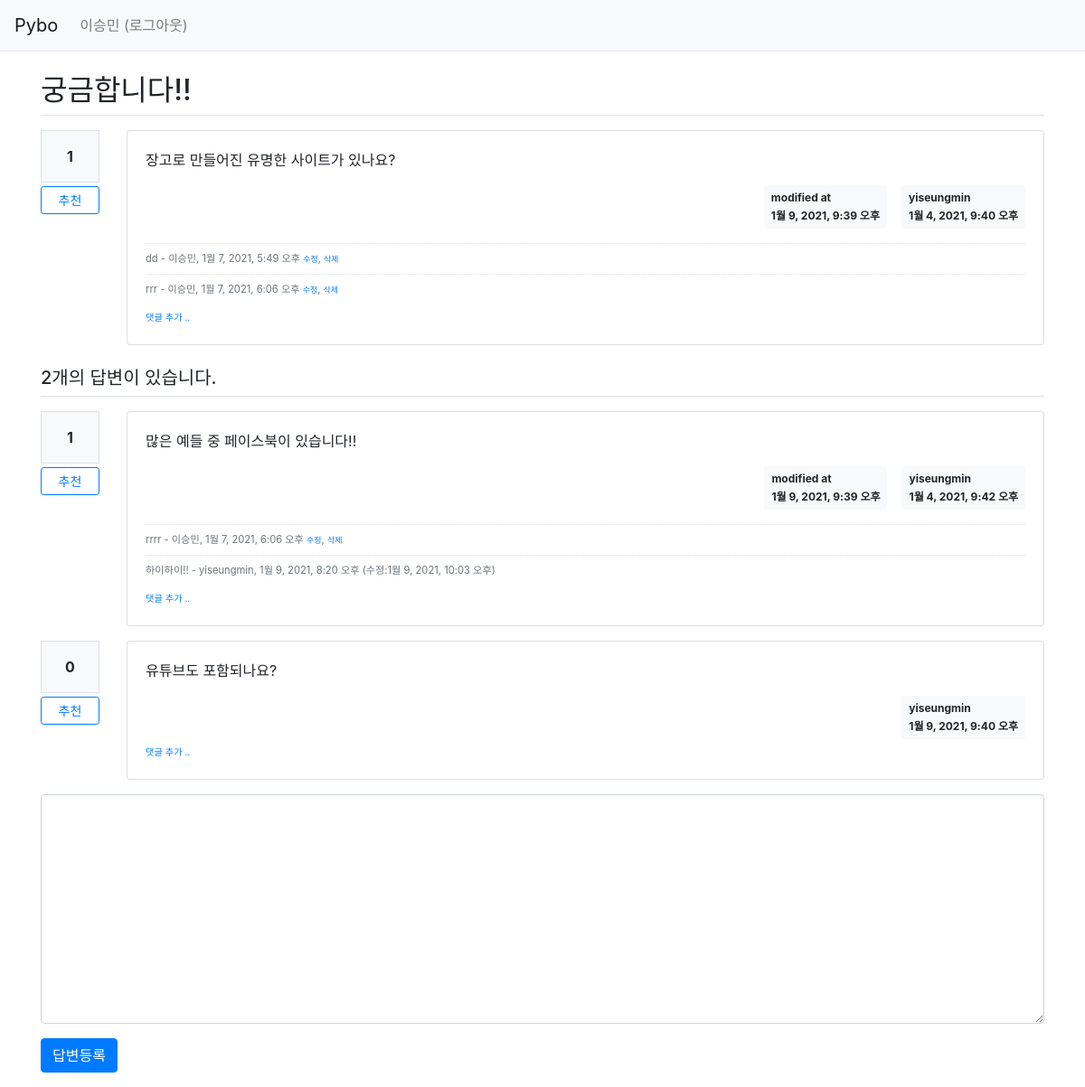
The app's page /pybo/1/ (signed in) with its own data.
### pybo/models.py (models this page shows, shortened)
class Question(models.Model) :
    subject = models.CharField(max_length=200)  #제목
    content = models.TextField()
    create_date = models.DateTimeField()
    author = models.ForeignKey(User, on_delete=models.CASCADE, related_name='author_question')
    modify_date = models.DateTimeField(null=True, blank=True)
    voter = models.ManyToManyField(User, related_name='voter_question')

class Comment(models.Model) :
    author = models.ForeignKey(User, on_delete=models.CASCADE)
    content = models.TextField()
    create_date = models.DateTimeField()
    modify_date = models.DateTimeField(null=True, blank=True)
    question = models.ForeignKey(Question, null=True, blank=True, on_delete=models.CASCADE)
    answer = models.ForeignKey(Answer, null=True, blank=True, on_delete=models.CASCADE)

class Answer(models.Model) :
    question = models.ForeignKey(Question, on_delete=models.CASCADE)  #질문과 같이 삭제된다.
    content = models.TextField()
    create_date = models.DateTimeField()
    author = models.ForeignKey(User, on_delete=models.CASCADE, related_name='author_answer')
    modify_date = models.DateTimeField(null=True, blank=True)
    voter = models.ManyToManyField(User, related_name='voter_answer')

### pybo/views/base_views.py (the view)
# urls.py: path('<int:question_id>/', base_views.detail, name='detail'),
def detail(request, question_id) :
    question = get_object_or_404(Question, pk=question_id)
    context = {'question':question}
    return render(request, 'pybo/question_detail.html', context)

### pybo/templatetags/pybo_filter.py (called while the page is built)
@register.filter()
def mark(value) :
    extensions = ["nl2br", "fenced_code"]
    return mark_safe(markdown.markdown(value, extensions=extensions))

### templates/pybo/question_detail.html (shortened to what this page needs)
{% extends 'base.html' %}
{% load pybo_filter %}
{% block content %}
    <div class="container my-3">
        <h2 class="border-bottom py-2">{{ question.subject }}</h2>
        <div class="row my-3">
            <div class="col-1">
                <div class="bg-light text-center p-3 border font-weight-bolder mb-1">
                    {{ question.voter.count }}
                </div>
                <a href="#" data-uri="{% url 'pybo:vote_question' question.id %}"
                   class="recommend btn btn-sm btn-outline-primary btn-block my-1">추천</a>
            </div>
            <div class="col-11">
                <div class="card">
                    <div class="card-body">
                        <div class="card-text">
                            {{ question.content|mark }}
                        </div>
                        <div class="d-flex justify-content-end">
                            {% if question.modify_date %}
                            <div class="badge badge-light p-2 text-left mx-3">
                                <div class="mb-2">modified at</div>
                                <div>{{ question.modify_date }}</div>
                            </div>
                            {% endif %}
                            <div class="badge badge-light p-2 text-left">
                                <div class="mb-2">{{ question.author.username }}</div>
                                <div>{{ question.create_date }}</div>
                            </div>
                        </div>
                        {% if question.comment_set.count > 0 %}
                        <div class="mt-3">
                        {% for comment in question.comment_set.all %}
                            <div class="comment py-2 text-muted">
                                <span style="white-space: pre-line;">{{ comment.content }}</span>
                                <span>
                                    - {{ comment.author }}, {{ comment.create_date }}
                                </span>
                                {% if request.user == comment.author %}
                                <a href="{% url 'pybo:comment_modify_question' comment.id  %}" class="small">수정</a>,
                                <a href="#" class="small delete"
                                   data-uri="{% url 'pybo:comment_delete_question' comment.id  %}">삭제</a>
                                {% endif %}
                            </div>
                        {% endfor %}
                        </div>
                        {% endif %}
                        <div>
                            <a href="{% url 'pybo:comment_create_question' question.id  %}"
                               class="small"><small>댓글 추가 ..</small></a>
                        </div>
                    </div>
                </div>
            </div>
        </div>
        <h5 class="border-bottom my-3 py-2">{{ question.answer_set.count }}개의 답변이 있습니다.</h5>
        {% for answer in question.answer_set.all %}
        <div class="row my-3">
            <div class="col-1">
                <div class="bg-light text-center p-3 border font-weight-bolder mb-1">
                    {{ answer.voter.count }}
                </div>
                <a href="#" data-uri="{% url 'pybo:vote_answer' answer.id %}"
                   class="recommend btn btn-sm btn-outline-primary btn-block my-1">추천</a>
            </div>
            <div class="col-11">
                <div class="card">
                    <div class="card-body">
                        <div class="card-text">
                            {{ answer.content|mark }}
                        </div>
                        <div class="d-flex justify-content-end">
                            {% if answer.modify_date %}
                            <div class="badge badge-light p-2 text-left mx-3">
                                <div class="mb-2">modified at</div>
                                <div>{{ answer.modify_date }}</div>
                            </div>
                            {% endif %}
                            <div class="badge badge-light p-2 text-left">
                                <div class="mb-2">{{ answer.author.username }}</div>
                                <div>{{ answer.create_date }}</div>
                            </div>
                        </div>
                        {% if answer.comment_set.count > 0 %}
                        <div class="mt-3">
                        {% for comment in answer.comment_set.all %}
                            <div class="comment py-2 text-muted">
                                <span style="white-space: pre-line;">{{ comment.content }}</span>
                                <span>
                                    - {{ comment.author }}, {{ comment.create_date }}
                                    {% if comment.modify_date %}
                                    (수정:{{ comment.modify_date }})
                                    {% endif %}
                                </span>
                                {% if request.user == comment.author %}
                                <a href="{% url 'pybo:comment_modify_answer' comment.id  %}" class="small">수정</a>,
                                <a href="#" class="small delete"
                                   data-uri="{% url 'pybo:comment_delete_answer' comment.id  %}">삭제</a>
                                {% endif %}
                            </div>
                        {% endfor %}
                        </div>
                        {% endif %}
                        <div>
                            <a href="{% url 'pybo:comment_create_answer' answer.id  %}"
                               class="small"><small>댓글 추가 ..</small></a>
                        </div>
                    </div>
                </div>
            </div>
        </div>
        {% endfor %}
        <form action="{% url 'pybo:answer_create' question.id %}" method="post" class="my-3">
            <div class="form-group">
                <textarea {% if not user.is_authenticated %}disabled{% endif %}
                          name ="content" id="content" class="form-control" rows="10"></textarea>
            </div>
            <input type="submit" value="답변등록" class="btn btn-primary">
        </form>
    </div>
{% endblock %}

### templates/navbar.html (shortened to what this page needs)
<nav class="navbar navbar-expand-lg navbar-light bg-light border-bottom">
    <a class="navbar-brand" href="{% url 'pybo:index' %}">Pybo</a>
    <div class="collapse navbar-collapse flex-grow-0" id="navbarNav">
        <ul class="navbar-nav">
            <li class="nav-item ">
                {% if user.is_authenticated %}
                    <a class="nav-link" href="{% url 'common:logout' %}">{{ user.username }} (로그아웃)</a>
                {% else %}
                    <a class="nav-link" href="{% url 'common:login' %}">로그인</a>
                {% endif %}
            </li>
        </ul>
    </div>
</nav>

### static/style.css (style rules this page uses)
.comment { border-top: dotted 1px #ddd; font-size: 0.7em; }

### records on screen
Question: subject "궁금합니다!!", voter.count "1", content|mark "장고로 만들어진 유명한 사이트가 있나요?", modify_date "1월 9, 2021, 9:39 오후", author.username "yiseungmin", create_date "1월 4, 2021, 9:40 오후", answer_set.count "2"
Comment: content "dd", author "이승민", create_date "1월 7, 2021, 5:49 오후", shows "수정"
Comment: content "rrr", author "이승민", create_date "1월 7, 2021, 6:06 오후", shows "수정"
Answer: voter.count "1", content|mark "많은 예들 중 페이스북이 있습니다!!", modify_date "1월 9, 2021, 9:39 오후", author.username "yiseungmin", create_date "1월 4, 2021, 9:42 오후"
Comment: content "rrrr", author "이승민", create_date "1월 7, 2021, 6:06 오후", shows "수정"
Comment: content "하이하이!!", author "yiseungmin", create_date "1월 9, 2021, 8:20 오후", modify_date "1월 9, 2021, 10:03 오후"
Answer: voter.count "0", content|mark "유튜브도 포함되나요?", author.username "yiseungmin", create_date "1월 9, 2021, 9:40 오후"

### other values on screen
{{ user.username }} "이승민"
